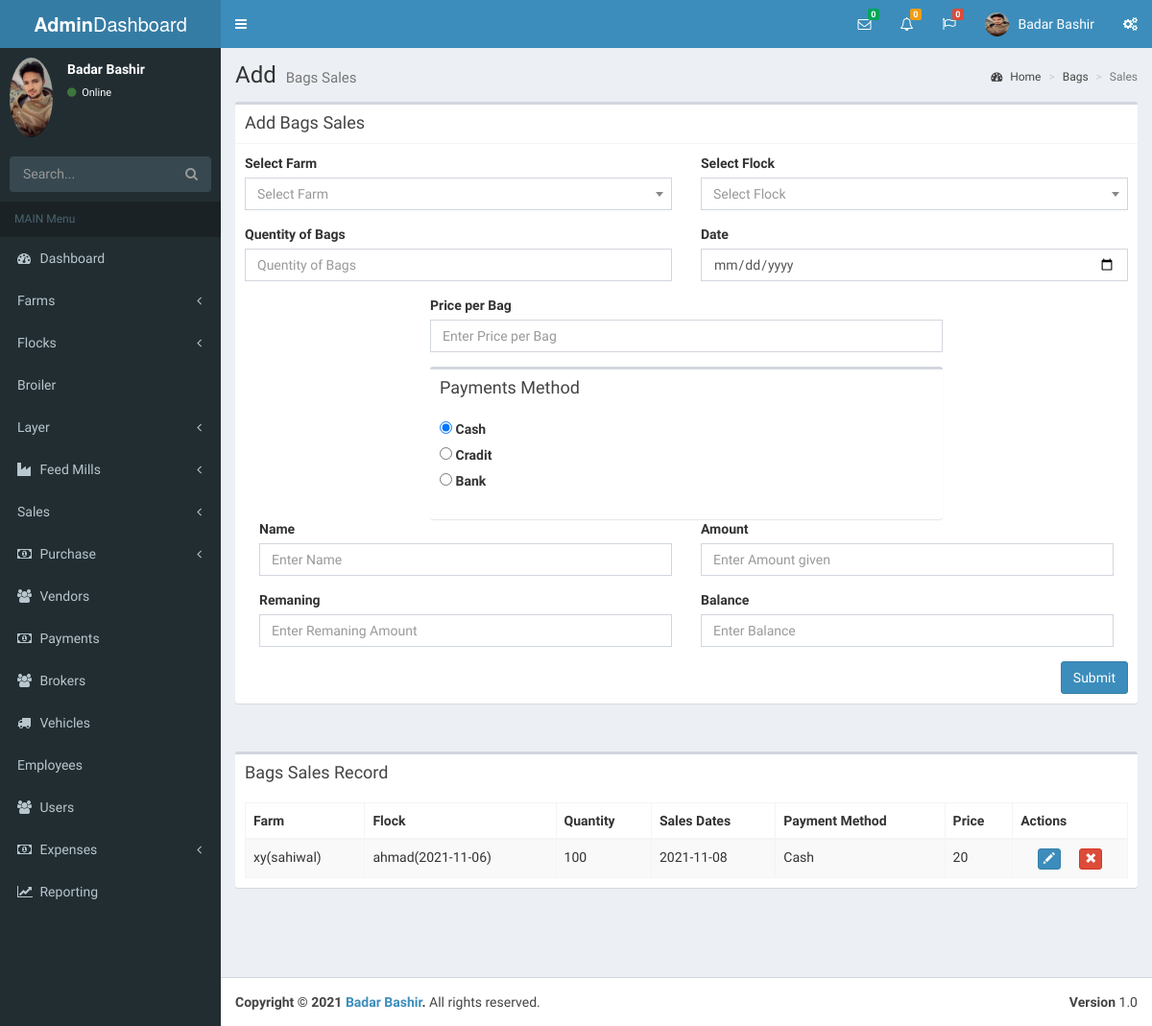
Screenshot of /bags.php (signed in) with the database file from the repository.
### tables this page shows
CREATE TABLE `bags_sales` (
  `id` int(11) NOT NULL,
  `Farm_id` varchar(100) NOT NULL,
  `flock_id` varchar(100) NOT NULL,
  `qnty_of_bags` int(11) NOT NULL,
  `price` double NOT NULL,
  `b_date` date NOT NULL,
  `p_method` varchar(50) NOT NULL
);

### bags.php (the view, shortened to what this page needs)
<?php
 include("lib/DBConn.php");
?>
<!DOCTYPE html>
<html>
<head>
  <link rel='stylesheet' href='https://maxcdn.bootstrapcdn.com/bootstrap/3.3.6/css/bootstrap.min.css'>
<link rel='stylesheet' href='https://cdn.datatables.net/1.10.12/css/dataTables.bootstrap.min.css'>
<link rel='stylesheet' href='https://cdn.datatables.net/buttons/1.2.2/css/buttons.bootstrap.min.css'>
<link rel="stylesheet" href="plugins/datatables/style.css">
  <link rel="stylesheet" href="bootstrap/css/bootstrap.min.css">
  <link rel="stylesheet" href="https://cdnjs.cloudflare.com/ajax/libs/font-awesome/4.5.0/css/font-awesome.min.css">
  <link rel="stylesheet" href="https://cdnjs.cloudflare.com/ajax/libs/ionicons/2.0.1/css/ionicons.min.css">
  <link rel="stylesheet" href="plugins/daterangepicker/daterangepicker.css">
  <link rel="stylesheet" href="plugins/datepicker/datepicker3.css">
  <link rel="stylesheet" href="plugins/iCheck/all.css">
  <link rel="stylesheet" href="plugins/colorpicker/bootstrap-colorpicker.min.css">
  <link rel="stylesheet" href="plugins/timepicker/bootstrap-timepicker.min.css">
  <link rel="stylesheet" href="plugins/select2/select2.min.css">
  <link rel="stylesheet" href="dist/css/AdminLTE.min.css">
  <link rel="stylesheet" href="dist/css/skins/_all-skins.min.css">
</head>
<body class="hold-transition skin-blue sidebar-mini">
<div class="wrapper">
 <?php
include("includes/header.php");
 ?>
 <?php
include("includes/sidebar.php");
 ?>
  <div class="content-wrapper">
    <section class="content-header">
      <h1>
        Add
        <small>Bags Sales</small>
      </h1>
      <ol class="breadcrumb">
        <li><a href="#"><i class="fa fa-dashboard"></i> Home</a></li>
        <li><a href="#">Bags</a></li>
        <li class="active">Sales</li>
      </ol>
    </section>
    <section class="content">
      <div class="box box-default">
        <div class="box-header with-border">
          <h3 class="box-title">Add Bags Sales</h3>
        </div>
        <div class="box-body">
            <form action="#" method="post" name="form">
          <div class="row">
            <div class="col-md-6">
               <div class="form-group">
                <label>Select Farm</label>
              </div>
              <div class="form-group">
                <label>Quentity of Bags</label>
               <input type="text" name="qnty_of_bags" parsley-trigger="change" required
                placeholder="Quentity of Bags" class="form-control" id="qnty_of_bags">
              </div>
            </div>
             <div class="col-md-6">
              <div class="form-group">
                <label>Select Flock</label>
              </div>
              <div class="form-group">
                <label>Date</label>
                <input type="Date" name="e_Date" parsley-trigger="change" required
                 class="form-control" id="e_Date">
              </div>
            </div>
          </div>
          <div class="col-md-12">
              <div style="margin: auto;width: 60%;" >
          <div class="form-group">
                <label>Price per Bag</label>
                <input type="Number" name="price" parsley-trigger="change" required
                placeholder="Enter Price per Bag" class="form-control" id="price">
              </div>
            </div>
          </div>
          <div class="col-md-12">
              <div class="box" style="margin: auto;width: 60%;" >
            <div class="box-header">
              <h3 class="box-title">Payments Method</h3>
            </div>
            <div class="box-body">
            <div class="form-group">
               <input type="radio" id="cash" name="Status" value="Cash"checked onchange="change();">
                <label for="cash" >Cash</label><br>
                <input type="radio" id="Cradit" name="Status" value="Cradit" onchange="change2();" >
                <label for="Cradit">Cradit</label><br>
                <input type="radio" id="Bank" name="Status" value="Bank" onchange="change3();" >
                <label for="Bank">Bank</label><br>
              </div>
            </div>
          </div>
            </div>
            <?php include("payment_options.php"); ?>
           <button type="submit" name="BtnSubmit" class="btn btn-primary pull-right"  onclick="return onRegister();">Submit</button>
           </form>
        </div>
      </div>
    </section>
    <section class="content">
      <div class="row">
        <div class="col-xs-12">
          <div class="box">
            <div class="box-header">
              <h3 class="box-title">Bags Sales Record</h3>
            </div>
            <div class="box-body" style="overflow: scroll;">
              <table id="example"class="table table-striped table-bordered" cellspacing="0" width="100%">
                <thead>
                <tr>
                  <th>Farm</th>
                  <th>Flock</th>
                  <th>Quantity</th>
                  <th>Sales Dates</th>
                  <th>Payment Method</th>
                  <th>Price</th>
                  <th>Actions</th>
                </tr>
                </thead>
                <tbody>
                  <?php
                    $query = "SELECT * FROM bags_sales ";
                    $result = mysqli_query($conn,$query);
                      if ($result->num_rows > 0) {
                        while($row = mysqli_fetch_array($result))
                           {
                            ?>
                <tr>
                                  <td><?php echo $row['Farm_id']; ?></td>
                                  <td><?php echo $row['flock_id']; ?></td>
                                  <td><?php echo $row['qnty_of_bags']; ?></td>
                                  <td><?php echo $row['b_date']; ?></td>
                                  <td><?php echo $row['p_method']; ?></td>
                                  <td><?php echo $row['price']; ?></td>
                   <td>
                <button type="button" class="btn btn-primary btn-xs dt-edit" style="margin-right:16px;">
                    <span class="glyphicon glyphicon-pencil" aria-hidden="true"></span>
                </button>
                <button type="button" class="btn btn-danger btn-xs dt-delete">
                    <span class="glyphicon glyphicon-remove" aria-hidden="true"></span>
                </button>
            </td>
                </tr>
                <?php
                                                 }
                                                }
                                                    ?>
                </tbody>
              </table>
            </div>
          </div>
        </div>
      </div>
    </section>
</div>
 <?php
  include("includes/footer.php");
  ?>
</body>
</html>

### rows the page displays
bags_sales: Farm "xy(sahiwal)", flock "ahmad(2021-11-06)", qnty_of_bags "100", b_date "2021-11-08", p_method "Cash", price "20"
